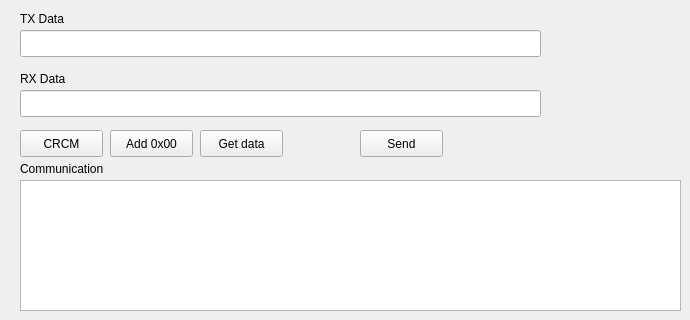
    <widget class="QWidget" name="SPITestTab">
     <attribute name="title">
      <string>SPI Test</string>
     </attribute>
     <widget class="QPushButton" name="btn_crcm">
      <property name="geometry">
       <rect>
        <x>20</x>
        <y>130</y>
        <width>83</width>
        <height>27</height>
       </rect>
      </property>
      <property name="text">
       <string>CRCM</string>
      </property>
     </widget>
     <widget class="QPushButton" name="btn_add_00">
      <property name="geometry">
       <rect>
        <x>110</x>
        <y>130</y>
        <width>83</width>
        <height>27</height>
       </rect>
      </property>
      <property name="text">
       <string>Add 0x00</string>
      </property>
     </widget>
     <widget class="QPushButton" name="pushButton_5">
      <property name="geometry">
       <rect>
        <x>200</x>
        <y>130</y>
        <width>83</width>
        <height>27</height>
       </rect>
      </property>
      <property name="text">
       <string>Get data</string>
      </property>
     </widget>
     <widget class="QLabel" name="label_5">
      <property name="geometry">
       <rect>
        <x>20</x>
        <y>10</y>
        <width>60</width>
        <height>17</height>
       </rect>
      </property>
      <property name="text">
       <string>TX Data</string>
      </property>
     </widget>
     <widget class="QLabel" name="label_6">
      <property name="geometry">
       <rect>
        <x>20</x>
        <y>70</y>
        <width>60</width>
        <height>17</height>
       </rect>
      </property>
      <property name="text">
       <string>RX Data</string>
      </property>
     </widget>
     <widget class="QLineEdit" name="line_tx_data_spi">
      <property name="geometry">
       <rect>
        <x>20</x>
        <y>30</y>
        <width>521</width>
        <height>27</height>
       </rect>
      </property>
     </widget>
     <widget class="QLineEdit" name="line_rx_data_spi">
      <property name="geometry">
       <rect>
        <x>20</x>
        <y>90</y>
        <width>521</width>
        <height>27</height>
       </rect>
      </property>
     </widget>
     <widget class="QPushButton" name="send_spi_data">
      <property name="geometry">
       <rect>
        <x>360</x>
        <y>130</y>
        <width>83</width>
        <height>27</height>
       </rect>
      </property>
      <property name="text">
       <string>Send</string>
      </property>
     </widget>
     <widget class="QTextEdit" name="spi_text_edit">
      <property name="geometry">
       <rect>
        <x>20</x>
        <y>180</y>
        <width>661</width>
        <height>131</height>
       </rect>
      </property>
     </widget>
     <widget class="QLabel" name="label_7">
      <property name="geometry">
       <rect>
        <x>20</x>
        <y>160</y>
        <width>101</width>
        <height>17</height>
       </rect>
      </property>
      <property name="text">
       <string>Communication</string>
      </property>
     </widget>
    </widget>
